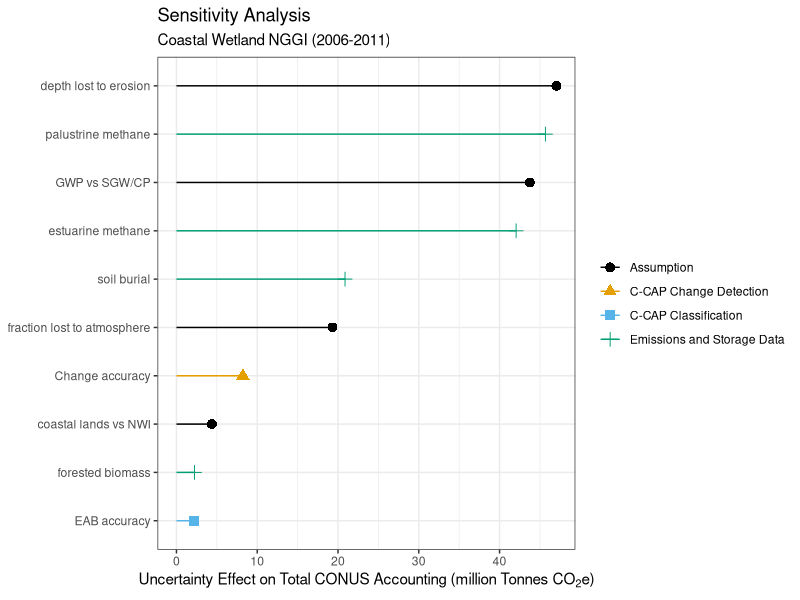
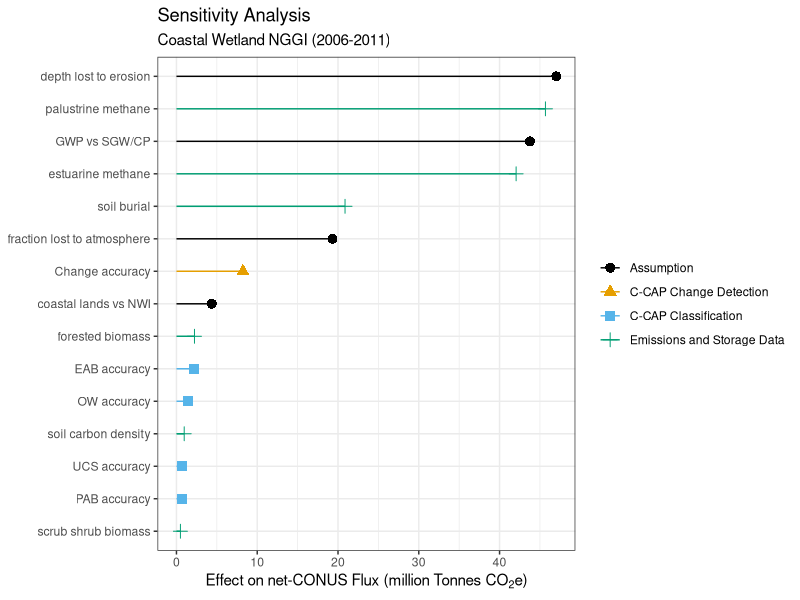
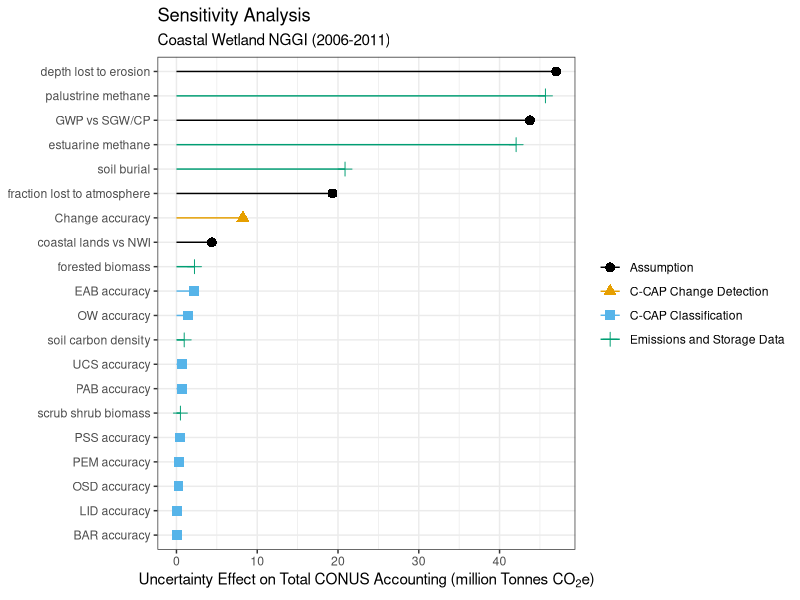
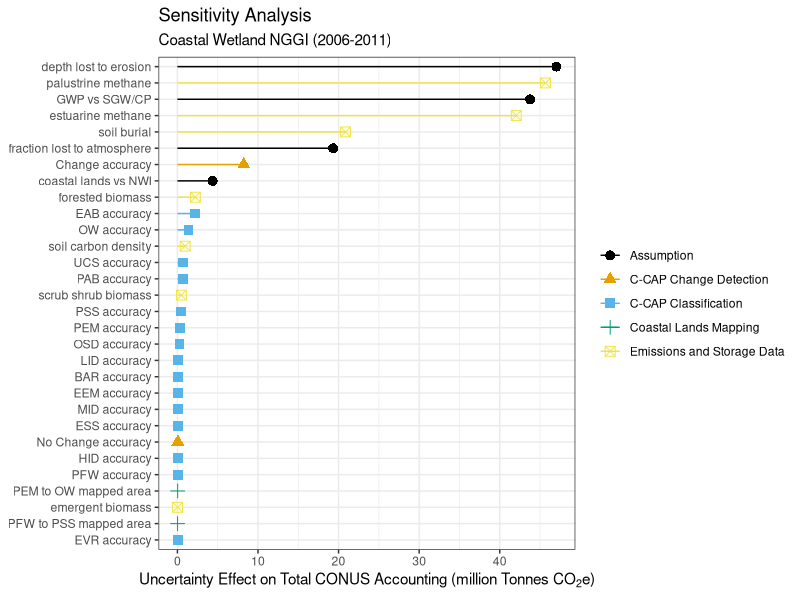

Write the R code that produced these figures, in order.
library(tidyverse)

# The palette with grey:
cbPalette <- c("#999999", "#E69F00", "#56B4E9", "#009E73", "#F0E442", "#0072B2", "#D55E00", "#CC79A7")

# The palette with black:
cbbPalette <- c("#000000", "#E69F00", "#56B4E9", "#009E73", "#F0E442", "#0072B2", "#D55E00", "#CC79A7")

sensitivityAnalysisDF <- read_csv("data/outputTables/SensitivityAnalysisResults.csv")

sensitivityAnalysisDF_top10 <- sensitivityAnalysisDF[1:10,]

sensitivityAnalysisDF_top10 <- sensitivityAnalysisDF_top10 %>%
  mutate(rank = rev(1:nrow(sensitivityAnalysisDF_top10)))

ggplot(sensitivityAnalysisDF_top10, aes(x=rank, y=effectMillionTonnesCO2)) +
  geom_point(stat="identity", size=3, aes(color = type, pch = type)) + 
  geom_segment(aes(y=effectMillionTonnesCO2, 
                   yend=0, 
                   x=rank, 
                   xend=rank, color=type)) + 
  labs(title="Sensitivity Analysis", 
       subtitle="Coastal Wetland NGGI (2006-2011)") +
  xlab(NULL) +
  ylab(expression(paste("Uncertainty Effect on Total CONUS Accounting (million Tonnes CO"[2], "e)", sep=""))) +
  scale_x_discrete(limits = rev(sensitivityAnalysisDF_top10$parameter)) +
  coord_flip() +
  theme_bw() +
  scale_colour_manual(values=cbbPalette) +
  theme(legend.title=element_blank())

sensitivityAnalysisDF_top15 <- sensitivityAnalysisDF[1:15,]

sensitivityAnalysisDF_top15 <- sensitivityAnalysisDF_top15 %>%
  mutate(rank = rev(1:nrow(sensitivityAnalysisDF_top15)))

ggplot(sensitivityAnalysisDF_top15, aes(x=rank, y=effectMillionTonnesCO2)) +
  geom_point(stat="identity", size=3, aes(color = type, pch = type)) + 
  geom_segment(aes(y=effectMillionTonnesCO2, 
                   yend=0, 
                   x=rank, 
                   xend=rank, color=type)) + 
  labs(title="Sensitivity Analysis", 
       subtitle="Coastal Wetland NGGI (2006-2011)") +
  xlab(NULL) +
  ylab(expression(paste("Effect on net-CONUS Flux (million Tonnes CO"[2], "e)", sep=""))) +
  scale_x_discrete(limits = rev(sensitivityAnalysisDF_top15$parameter)) +
  coord_flip() +
  theme_bw() +
  scale_colour_manual(values=cbbPalette) +
  theme(legend.title=element_blank())

sensitivityAnalysisDF_top20 <- sensitivityAnalysisDF[1:20,]

sensitivityAnalysisDF_top20 <- sensitivityAnalysisDF_top20 %>%
  mutate(rank = rev(1:nrow(sensitivityAnalysisDF_top20)))

ggplot(sensitivityAnalysisDF_top20, aes(x=rank, y=effectMillionTonnesCO2)) +
  geom_point(stat="identity", size=3, aes(color = type, pch = type)) + 
  geom_segment(aes(y=effectMillionTonnesCO2, 
                   yend=0, 
                   x=rank, 
                   xend=rank, color=type)) + 
  labs(title="Sensitivity Analysis", 
       subtitle="Coastal Wetland NGGI (2006-2011)") +
  xlab(NULL) +
  ylab(expression(paste("Uncertainty Effect on Total CONUS Accounting (million Tonnes CO"[2], "e)", sep=""))) +
  scale_x_discrete(limits = rev(sensitivityAnalysisDF_top20$parameter)) +
  coord_flip() +
  theme_bw() +
  scale_colour_manual(values=cbbPalette) +
  theme(legend.title=element_blank())

sensitivityAnalysisDF_top30 <- sensitivityAnalysisDF[1:30,]

sensitivityAnalysisDF_top30 <- sensitivityAnalysisDF_top30 %>%
  mutate(rank = rev(1:nrow(sensitivityAnalysisDF_top30)))

ggplot(sensitivityAnalysisDF_top30, aes(x=rank, y=effectMillionTonnesCO2)) +
  geom_point(stat="identity", size=3, aes(color = type, pch = type)) + 
  geom_segment(aes(y=effectMillionTonnesCO2, 
                   yend=0, 
                   x=rank, 
                   xend=rank, color=type)) + 
  labs(title="Sensitivity Analysis", 
       subtitle="Coastal Wetland NGGI (2006-2011)") +
  xlab(NULL) +
  ylab(expression(paste("Uncertainty Effect on Total CONUS Accounting (million Tonnes CO"[2], "e)", sep=""))) +
  scale_x_discrete(limits = rev(sensitivityAnalysisDF_top30$parameter)) +
  coord_flip() +
  theme_bw() +
  scale_colour_manual(values=cbbPalette) +
  theme(legend.title=element_blank())
